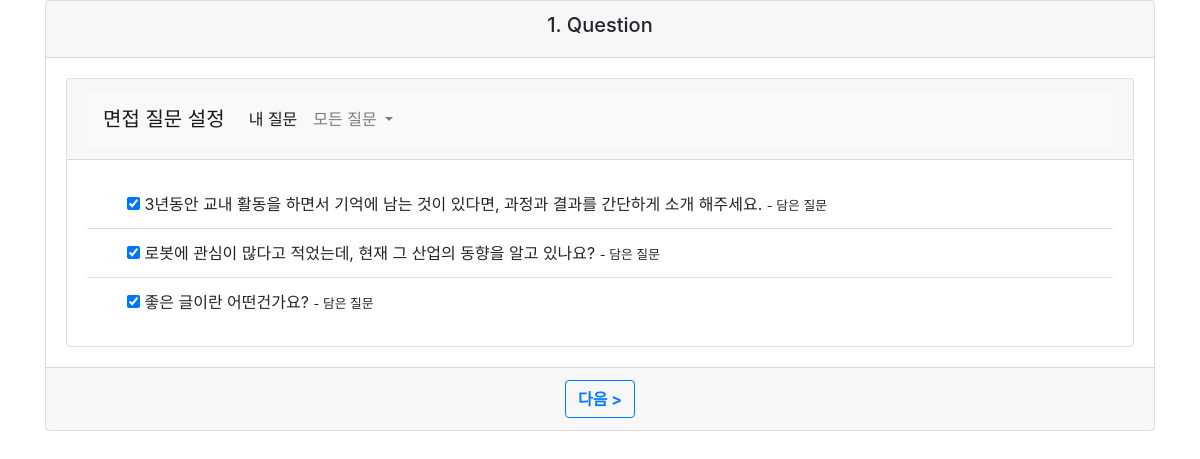
Page /website/student/interview/ (signed in) on the earlier database version.
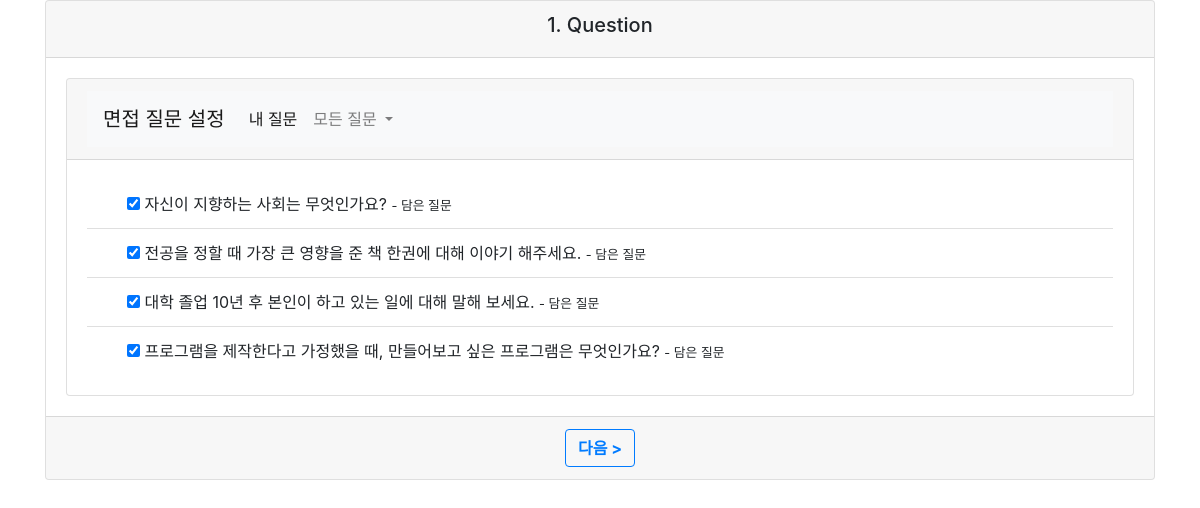
Same page on the later database version.
### website/models.py (models this page shows, shortened)
class StudentQuestion(models.Model):
    id = models.AutoField(
        primary_key=True,
        unique=True,
        editable=False,
        verbose_name='pk'
    )
    student = models.ForeignKey(User, on_delete=models.CASCADE)
    question = models.ForeignKey(Question, on_delete=models.CASCADE)
    part =  models.IntegerField(null=True, blank=True, verbose_name='종류')
    teacher = models.ForeignKey(Teacher, null=True, blank=True, on_delete=models.CASCADE)

class Question(models.Model):
    id = models.AutoField(
        primary_key=True,
        unique=True,
        editable=False,
        verbose_name='pk'
    )
    question = models.CharField(max_length=100, null=True, blank=True, verbose_name='질문')
    department = models.IntegerField(null=True, blank=True, verbose_name='학과') # 0 : 공통질문
    def __str__(self):
        return self.question

### website/views.py (the view)
# urls.py: path('student/interview/',views.inter_start,name='interviewStart'),
def inter_start(request):
    myQuestion = StudentQuestion.objects.filter(student__userID=request.session.get('user'))
    return render(request, 'inter_start.html', {'myQuestion': myQuestion})

### website/templates/inter_start.html (shortened to what this page needs)
{% load static %}
<!DOCTYPE html>
<html>
<head>
    <link rel="stylesheet" href="https://stackpath.bootstrapcdn.com/bootstrap/4.4.1/css/bootstrap.min.css">
    <link rel="stylesheet" href="{% static 'css/inter_setting.css' %}" type="text/css">
</head>
<body>
    <div id="card" class="container">
        <div class="card text-center">
            <div class="card-header">
                <h5>1. Question</h5>
            </div>
            <div class="card-body">
                <div class="card">
                    <div class="card-header">
                        <nav class="navbar navbar-expand-lg navbar-light bg-light">
                            <a class="navbar-brand" href="{% url 'website:interviewStart' %}">면접 질문 설정</a>
                            <div class="collapse navbar-collapse" id="navbarSupportedContent">
                                <ul class="navbar-nav mr-auto">
                                    <li class="nav-item active">
                                        <a class="nav-link" href="{% url 'website:interviewStart' %}">내 질문</a>
                                    </li>
                                    <li class="nav-item dropdown">
                                        <a class="nav-link dropdown-toggle" href="#" id="navbarDropdown" role="button" data-toggle="dropdown" aria-haspopup="true" aria-expanded="false">
                                            모든 질문
                                        </a>
                                    </li>
                                </ul>
                            </div>
                        </nav>
                    </div>
                    <div class="card-body">
                        <ul class="list-group list-group-flush">
                            {% if myQuestion %}
                            {% for questionList in myQuestion %}
                            <li class="list-group-item d-flex justify-content-between align-items-center">
                                <div class="form-check">
                                    <input type="checkbox" name="interview[]" id="star_{{questionList.id}}" value="{{questionList.question}}" onclick="interstar({{questionList.id}})" checked>
                                    <label class="form-check-label" for="star_{{questionList.id}}">
                                    {{questionList.question}}
                                    {% if questionList.part == 1 %}
                                    <small> - 작성한 질문</small>
                                    {% elif questionList.part == 2 %}
                                    <small> - 받은 질문</small>
                                    {% else %}
                                    <small> - 담은 질문</small></label>
                                    {% endif %}
                                </div>
                            </li>
                            {% endfor %}
                            {% endif %}
                        </ul>
                    </div>
                </div>
            </div>
            <div class="card-footer text-muted">
                <a href="{% url 'website:interviewSetting' %}" type="submit" class="btn btn-outline-primary"><Strong> 다음 > </Strong></a>
            </div>
        </div>
    </div>
</body>
</html>

Differences in the rows shown:
changed StudentQuestion: question "3년동안 교내 활동을 하면서 기억에 남는 것이 있다면, 과정과 결과를 간단하게 소개 해주세요." → "자신이 지향하는 사회는 무엇인가요?"
added StudentQuestion: question "전공을 정할 때 가장 큰 영향을 준 책 한권에 대해 이야기 해주세요.", part "- 담은 질문"
changed StudentQuestion: question "로봇에 관심이 많다고 적었는데, 현재 그 산업의 동향을 알고 있나요?" → "대학 졸업 10년 후 본인이 하고 있는 일에 대해 말해 보세요."
changed StudentQuestion: question "좋은 글이란 어떤건가요?" → "프로그램을 제작한다고 가정했을 때, 만들어보고 싶은 프로그램은 무엇인가요?"
